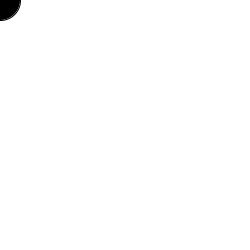
Frame 1 (no input)
Frame 60 (the mouse pressed at the canvas centre just before this capture): identical to frame 1, image omitted
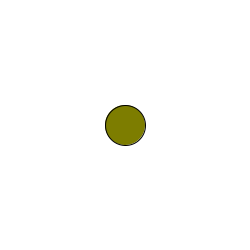
Frame 120 (the mouse held since frame 60 and released just before this capture)

The Processing sketch that drew these frames (run headless with seeded random() and noise(); from frame 60 on, the mouse is pressed at the canvas centre):

// Processing sketch: Challenge_RGB
// ── Challenge_RGB.pde
void setup(){
size(250,250);
}


void draw(){
background(255, 255, 255);
fill(0+mouseX, 0+mouseY, 0);
ellipse(mouseX, mouseY, 40, 40);
}
